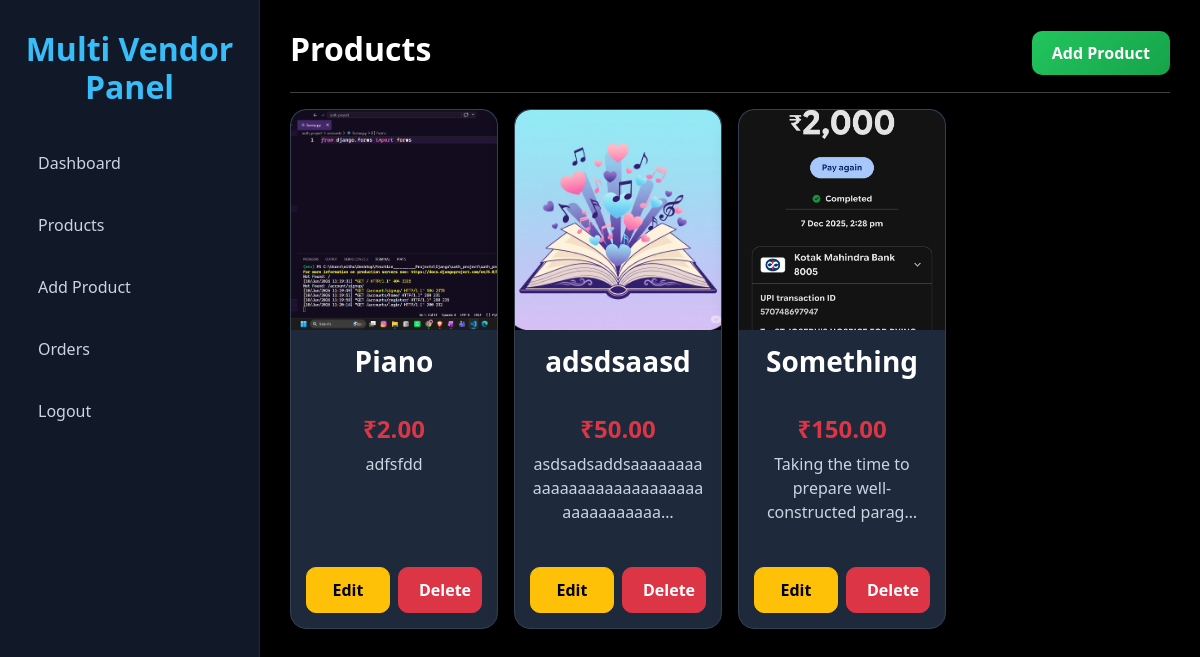
The app's page /admin-panel/products/ (signed in), older data.
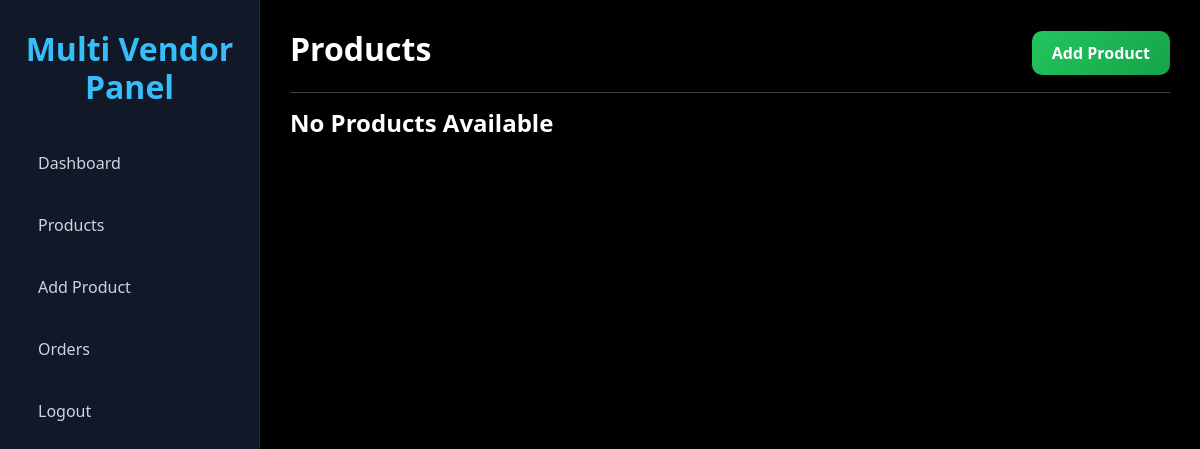
The same page, newer data.
### custom_admin/models.py (models this page shows, shortened)
class Product(models.Model):
    seller = models.ForeignKey(
        Seller, on_delete=models.CASCADE, related_name="products", null=True, blank=True
    )
    name = models.CharField(max_length=50)
    image = models.ImageField(upload_to="products/")
    description = models.CharField(max_length=250)
    price = models.DecimalField(max_digits=10, decimal_places=2)

### custom_admin/views.py (the view)
# urls.py: path("products/", views.products, name="products"),
def products(request):
    if not request.user.is_authenticated:
        return redirect("admin_login")
    products = Product.objects.filter(seller=request.user.seller)
    return render(request, "products.html", {"products": products})

### custom_admin/templates/products.html (shortened to what this page needs)
{% extends 'admin_base.html' %} {% block content %}
<div class="d-flex justify-content-between align-items-center mb-3">
  <h2>Products</h2>
  <a href="{% url 'add_product' %}" class="btn btn-success"> Add Product </a>
</div>
<hr />
<div class="row g-3">
  {% for product in products %}
  <div class="col-xl-3 col-lg-4 col-md-6 col-sm-6 col-12 mb-4">
    <div
      class="card card-dark product-card"
      onclick="window.location.href='{% url 'view_product_admin' product.id %}'"
      style="cursor: pointer"
    >
      {% if product.image %}
      <img
        src="{{ product.image.url }}"
        class="card-img-top"
        alt="{{ product.name }}"
      />
      {% endif %}
      <div class="card-body d-flex flex-column">
        <h5 class="text-center fs-3">{{ product.name|truncatechars:25 }}</h5>
        <h4 class="text-danger text-center fw-bold">₹{{ product.price }}</h4>
        <p class="flex-grow-1 text-center">
          {{ product.description|truncatechars:50 }}
        </p>
        <div class="action-buttons">
          <a href="{% url 'edit_product' product.id %}" class="btn btn-warning">
            Edit
          </a>
          <a
            href="{% url 'delete_product' product.id %}"
            class="btn btn-danger"
          >
            Delete
          </a>
        </div>
      </div>
    </div>
  </div>
  {% empty %}
  <div class="col-12">
    <h4>No Products Available</h4>
  </div>
  {% endfor %}
</div>
{% endblock %}

Row changes from the older to the newer data that the page shows:
removed Product: image (picture), name "Piano", price "2.00", description "adfsfdd"
removed Product: image (picture), name "adsdsaasd", price "50.00", description "asdsadsaddsaaaaaaaaaaaaaaaaaaaaaaaaaaaaaaaaaaaaaa…"
removed Product: image (picture), name "Something", price "150.00", description "Taking the time to prepare well-constructed parag…"
Text that changed along with them:
text now shown: "No Products Available"
